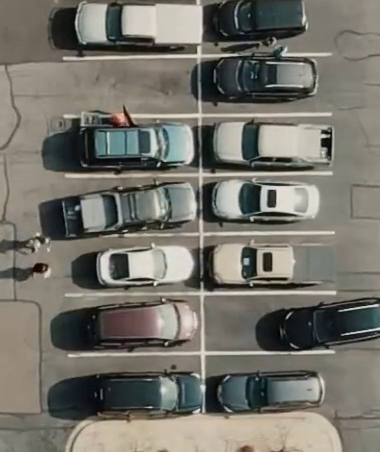
#> input picture frame 84 of Smart_Parking_Car_IOT_Challenge_2024/test_chau/htdocs/parking-space-counter/parking_crop.mp4, 380 x 452 px, given in place of hust_c7.mp4, which was not available
$ python rotate90_video.py
#> lines starting #> are read from the running program, lines starting #| are printed output that depends on the picture
import cv2

# Đường dẫn đến video
path_to_video = "Detect_vitri\\parking-space-counter\\hust_c7.mp4"

# Tạo đối tượng VideoCapture
video_capture = cv2.VideoCapture(path_to_video)

# Đọc thông tin về kích thước video
width = int(video_capture.get(cv2.CAP_PROP_FRAME_WIDTH))
height = int(video_capture.get(cv2.CAP_PROP_FRAME_HEIGHT))

# Tạo đối tượng VideoWriter để ghi video đầu ra với kích thước đã thay đổi
output_path = "hust_c7.mp4"
fourcc = cv2.VideoWriter_fourcc(*"mp4v")
output_video = cv2.VideoWriter(output_path, fourcc, 30.0, (height, width))

# Đọc từng khung hình trong video và xoay 90 độ, thay đổi kích thước
while True:
    ret, frame = video_capture.read()
#> frame is the input picture: shape (452, 380, 3); mean B, G, R 106.6, 114.8, 116.9
    if not ret:
        break

    # Xoay và thay đổi kích thước khung hình 90 độ
    rotated_frame = cv2.rotate(frame, cv2.ROTATE_90_COUNTERCLOCKWISE)
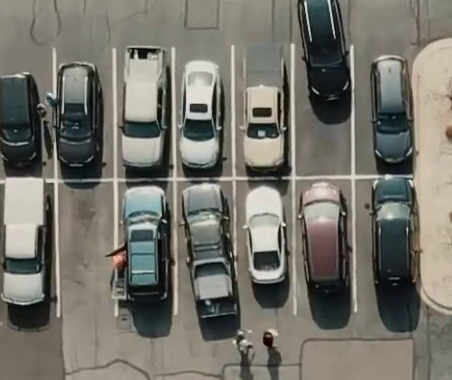
#> rotated_frame: shape (380, 452, 3); mean B, G, R 106.6, 114.8, 116.9
    resized_frame = cv2.resize(rotated_frame, (height, width))

    # Ghi khung hình đã xoay và thay đổi kích thước vào video đầu ra
    output_video.write(resized_frame)

# Giải phóng tài nguyên
video_capture.release()
output_video.release()

$ run again, starting later in the video
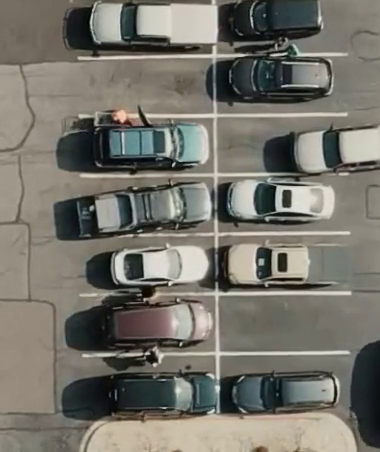
#> input picture frame 382 of Smart_Parking_Car_IOT_Challenge_2024/test_chau/htdocs/parking-space-counter/parking_crop.mp4, 380 x 452 px, given in place of hust_c7.mp4, which was not available
#> frame is the input picture: shape (452, 380, 3); mean B, G, R 106.7, 115, 117.3
#> `rotated_frame = cv2.rotate(frame, cv2.ROTATE_90_COUNTERCLOCKWISE)`:
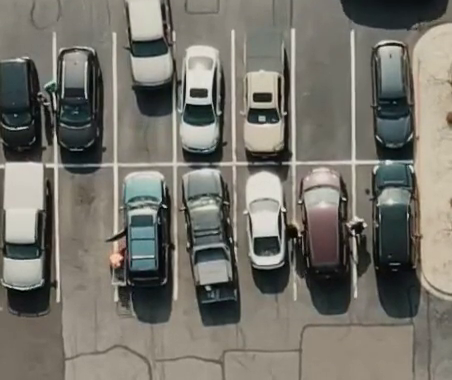
#> rotated_frame: shape (380, 452, 3); mean B, G, R 106.7, 115, 117.3

$ run again, starting later in the video
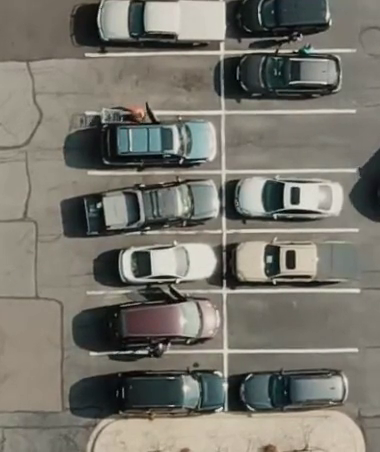
#> input picture frame 679 of Smart_Parking_Car_IOT_Challenge_2024/test_chau/htdocs/parking-space-counter/parking_crop.mp4, 380 x 452 px, given in place of hust_c7.mp4, which was not available
#> frame is the input picture: shape (452, 380, 3); mean B, G, R 108.3, 117.2, 119.7
#> `rotated_frame = cv2.rotate(frame, cv2.ROTATE_90_COUNTERCLOCKWISE)`:
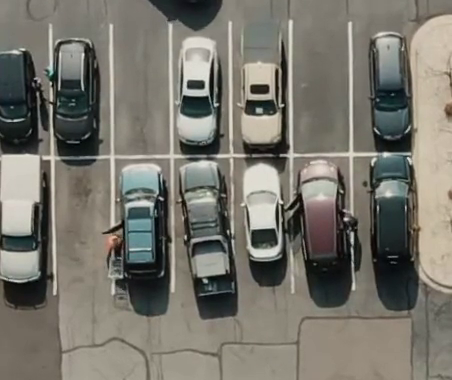
#> rotated_frame: shape (380, 452, 3); mean B, G, R 108.3, 117.2, 119.7
